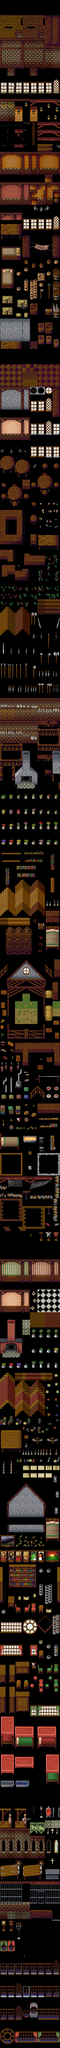

This is a level from a 2D game, rendered from its Tiled map with the project's own tilesets. A one-line summary and the map file follow, with tile-layer data summarised:
An orthogonal 8x270 tile map with 32x32 px tiles, 1 tile layer (Tile Layer 1).

<map version="1.0" orientation="orthogonal" width="8" height="270" tilewidth="32" tileheight="32">
 <tileset firstgid="1" name="everything_indoors" tilewidth="32" tileheight="32">
  <image source="everything_indoors.png" width="256" height="8704" />
 </tileset>
 <layer name="Tile Layer 1" width="8" height="270">
  <data>[2160 cells, 2160 non-empty, 2160 distinct tile ids]</data>
 </layer>
</map>
